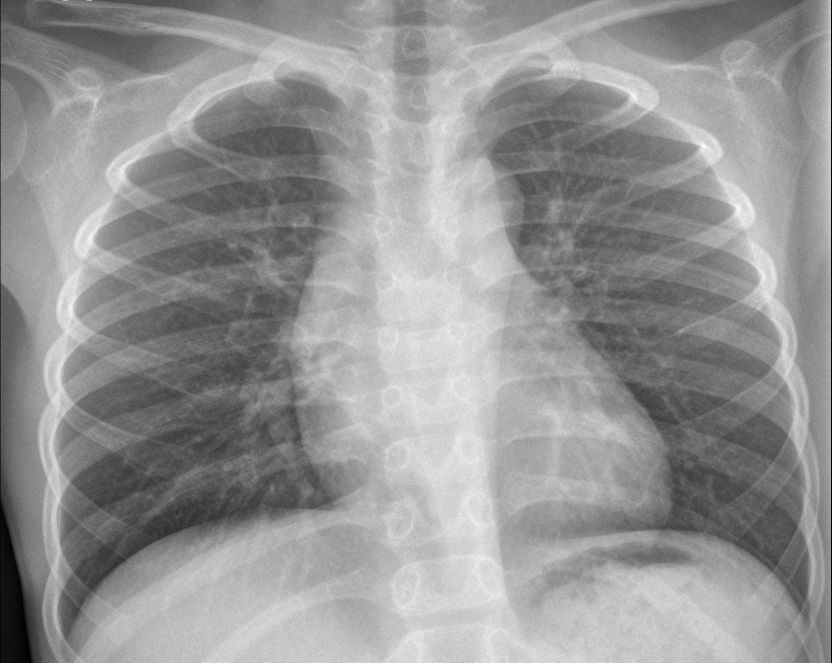
#> input picture LAB3/chest_xray/test/NORMAL/IM-0006-0001.jpeg, 1663 x 1326 px, found by its file name (shown at 1/2 size); its folder holds only this picture in this run
$ python assignment1.py
#> lines starting #> are read from the running program, lines starting #| are printed output that depends on the picture
### LAB3/dataloader.py
import os
import numpy as np
import cv2

IMAGE_SIZE      = (128, 128)
LABEL_NORMAL    = 0
LABEL_PNEUMONIA = 1


def load_images_from_folder(folder_path, label):
    X, y = [], []

    for filename in sorted(os.listdir(folder_path)):
        if not filename.lower().endswith(('.jpg', '.jpeg', '.png')):
            continue

        img_path = os.path.join(folder_path, filename)

        # Đọc ảnh dưới dạng grayscale thẳng luôn
        img = cv2.imread(img_path, cv2.IMREAD_GRAYSCALE)
        if img is None:
            print("  [LỖI] Không đọc được: " + filename)
            continue

        # Resize về 128x128
        img = cv2.resize(img, IMAGE_SIZE, interpolation=cv2.INTER_AREA)

        # Normalize [0, 1] và flatten thành vector 16384 chiều
        img = img.astype(np.float32) / 255.0
        X.append(img.flatten())
        y.append(label)

    return np.array(X, dtype=np.float32), np.array(y, dtype=np.int32)


def load_split(data_dir, split):
    """
    Tải một split (train / val / test).

    Tham số:
        data_dir : thư mục gốc, ví dụ './chest_xray'
        split    : 'train', 'val', hoặc 'test'

    Trả về:
        X : numpy array (N, 16384), float32
        y : numpy array (N,),       int32
    """
    all_X, all_y = [], []

    for class_name, label in [('NORMAL', LABEL_NORMAL), ('PNEUMONIA', LABEL_PNEUMONIA)]:
        folder = os.path.join(data_dir, split, class_name)

        if not os.path.isdir(folder):
            raise FileNotFoundError("Không tìm thấy: " + folder)

        X_cls, y_cls = load_images_from_folder(folder, label)
        print("  " + split + "/" + class_name
              + " -> " + str(len(y_cls)) + " anh (nhan=" + str(label) + ")")

        all_X.append(X_cls)
        all_y.append(y_cls)

    X = np.vstack(all_X)
    y = np.concatenate(all_y)
    return X, y

### LAB3/datasplit.py
import numpy as np
from dataloader import load_split


def load_all(data_dir):
    """
    Tải cả 3 split từ thư mục dataset có sẵn.

    Tham số:
        data_dir : thư mục gốc chứa train/ val/ test/

    Trả về:
        X_train, y_train,
        X_val,   y_val,
        X_test,  y_test
    """
    print("=== Dang tai du lieu tu: " + data_dir + " ===")

    X_train, y_train = load_split(data_dir, 'train')
    X_val,   y_val   = load_split(data_dir, 'val')
    X_test,  y_test  = load_split(data_dir, 'test')

    print("")
    print("Ket qua:")
    print("  Train : " + str(len(y_train)) + " mau"
          + "  (NORMAL=" + str(int(np.sum(y_train == 0)))
          + ", PNEUMONIA=" + str(int(np.sum(y_train == 1))) + ")")
    print("  Val   : " + str(len(y_val)) + " mau"
          + "  (NORMAL=" + str(int(np.sum(y_val == 0)))
          + ", PNEUMONIA=" + str(int(np.sum(y_val == 1))) + ")")
    print("  Test  : " + str(len(y_test)) + " mau"
          + "  (NORMAL=" + str(int(np.sum(y_test == 0)))
          + ", PNEUMONIA=" + str(int(np.sum(y_test == 1))) + ")")

    return X_train, y_train, X_val, y_val, X_test, y_test


def normalize(X_train, X_val, X_test):
    """
    Chuẩn hoá Z-score.
    Tính mean và std CHI tren X_train, ap dung cho ca 3 tap
    de tranh data leakage.

    Tham số:
        X_train, X_val, X_test : numpy array (N, D)

    Trả về:
        X_train, X_val, X_test da chuan hoa
    """
    mean = X_train.mean(axis=0)
    std  = X_train.std(axis=0) + 1e-8   # tranh chia 0

    X_train_n = (X_train - mean) / std
    X_val_n   = (X_val   - mean) / std
    X_test_n  = (X_test  - mean) / std

    return X_train_n, X_val_n, X_test_n

### LAB3/svm.py
import numpy as np

class SVM:
    def __init__(self, C=1.0, learning_rate=0.01, n_epochs=100,
                 batch_size=64, lr_decay=1e-4, random_seed=42):
        self.C             = C
        self.learning_rate = learning_rate
        self.n_epochs      = n_epochs
        self.batch_size    = batch_size
        self.lr_decay      = lr_decay
        self.random_seed   = random_seed

        self.w            = None
        self.b            = 0.0
        self.loss_history = []

    # ─────────────────────────────────────────
    # Ham noi bo
    # ─────────────────────────────────────────

    def _to_svm_labels(self, y):
        """Chuyen nhan {0,1} -> {-1, +1}."""
        return np.where(y == 0, -1.0, 1.0)

    def _hinge_loss(self, X, y_svm):
        """
        Tinh toan ham mat mat:
            L = (lam/2)||w||^2 + (1/N) * sum(max(0, 1 - yi*(w'xi+b)))
        """
        N   = len(X)
        lam = 1.0 / (self.C * N)
        margins  = y_svm * (X @ self.w + self.b)
        hinge    = np.maximum(0.0, 1.0 - margins).mean()
        reg      = 0.5 * lam * np.dot(self.w, self.w)
        return reg + hinge

    def _gradient(self, X_batch, y_batch):
        """
        Tinh gradient tren mot mini-batch.

        Tra ve:
            dw : gradient theo w, shape (D,)
            db : gradient theo b, scalar
        """
        N   = len(X_batch)
        lam = 1.0 / (self.C * N)

        margins = y_batch * (X_batch @ self.w + self.b)   # (N,)
        mask    = margins < 1.0                            # cac mau vi pham margin

        # Gradient hinge loss
        if mask.any():
            dw_hinge = -(y_batch[mask, None] * X_batch[mask]).mean(axis=0)
            db_hinge = -y_batch[mask].mean()
        else:
            dw_hinge = np.zeros_like(self.w)
            db_hinge = 0.0

        dw = lam * self.w + dw_hinge
        db = db_hinge
        return dw, db

    # ─────────────────────────────────────────
    # Giao dien chinh
    # ─────────────────────────────────────────

    def fit(self, X, y, X_val=None, y_val=None, verbose=True):
        """
        Huan luyen SVM bang Mini-batch SGD.

        Tham so:
            X, y         : tap train
            X_val, y_val : tap validation (tuy chon, de theo doi loss)
            verbose      : in thong tin moi 10 epoch
        """
        rng  = np.random.default_rng(self.random_seed)
        N, D = X.shape
        lam  = 1.0 / (self.C * N)

        y_svm = self._to_svm_labels(y)

        # Khoi tao trong so nho gan 0
        self.w = rng.normal(0, 0.01, D).astype(np.float64)
        self.b = 0.0
        self.loss_history = []

        if verbose:
            print("  Bat dau huan luyen: N=" + str(N) + " D=" + str(D)
                  + " C=" + str(self.C) + " lr=" + str(self.learning_rate)
                  + " epochs=" + str(self.n_epochs))

        for epoch in range(1, self.n_epochs + 1):
            # Learning rate giam dan: lr_t = lr0 / (1 + decay * t)
            lr_t = self.learning_rate / (1.0 + self.lr_decay * epoch)

            # Xao tron du lieu moi epoch
            perm  = rng.permutation(N)
            X_shf = X[perm]
            y_shf = y_svm[perm]

            # Mini-batch SGD
            for start in range(0, N, self.batch_size):
                end = min(start + self.batch_size, N)
                dw, db = self._gradient(X_shf[start:end], y_shf[start:end])
                self.w -= lr_t * dw
                self.b -= lr_t * db

            # Ghi loss sau moi epoch
            loss = self._hinge_loss(X, y_svm)
            self.loss_history.append(loss)

            if verbose and (epoch % 10 == 0 or epoch == 1):
                msg = "  Epoch " + str(epoch).rjust(4) + "/" + str(self.n_epochs) \
                      + "  loss=" + str(round(loss, 4))
                if X_val is not None and y_val is not None:
                    y_val_svm = self._to_svm_labels(y_val)
                    val_loss  = self._hinge_loss(X_val, y_val_svm)
                    val_acc   = np.mean(self.predict(X_val) == y_val)
                    msg += "  val_loss=" + str(round(val_loss, 4)) \
                         + "  val_acc=" + str(round(val_acc, 4))
                print(msg)

        if verbose:
            print("  Huan luyen hoan tat.")
        return self

    def predict(self, X):
        """
        Du doan nhan cho X.
        score = w'x + b >= 0  ->  1 (PNEUMONIA)
        score < 0             ->  0 (NORMAL)
        """
        scores = X @ self.w + self.b
        return np.where(scores >= 0, 1, 0).astype(np.int32)

### LAB3/metrics.py
import numpy as np


def _count(y_true, y_pred, positive=1):
    """Dem TP, FP, FN, TN."""
    neg = 1 - positive
    TP = int(np.sum((y_true == positive) & (y_pred == positive)))
    FP = int(np.sum((y_true == neg)      & (y_pred == positive)))
    FN = int(np.sum((y_true == positive) & (y_pred == neg)))
    TN = int(np.sum((y_true == neg)      & (y_pred == neg)))
    return TP, FP, FN, TN


def precision(y_true, y_pred, positive=1):
    """
    Precision = TP / (TP + FP)

    Trong so cac mau duoc du doan la DUONG,
    bao nhieu phan tram thuc su la DUONG?
    """
    TP, FP, FN, TN = _count(y_true, y_pred, positive)
    return TP / (TP + FP) if (TP + FP) > 0 else 0.0


def recall(y_true, y_pred, positive=1):
    """
    Recall = TP / (TP + FN)

    Trong so cac mau THUC SU la DUONG,
    mo hinh phat hien dung bao nhieu phan tram?
    """
    TP, FP, FN, TN = _count(y_true, y_pred, positive)
    return TP / (TP + FN) if (TP + FN) > 0 else 0.0


def f1_score(y_true, y_pred, positive=1):
    """
    F1 = 2 * P * R / (P + R)

    Trung binh dieu hoa cua Precision va Recall.
    """
    p = precision(y_true, y_pred, positive)
    r = recall   (y_true, y_pred, positive)
    return 2 * p * r / (p + r) if (p + r) > 0 else 0.0


def accuracy(y_true, y_pred):
    """Accuracy = so du doan dung / tong so mau."""
    return float(np.mean(np.asarray(y_true) == np.asarray(y_pred)))


def print_confusion_matrix(y_true, y_pred):
    """
    In ma tran nham lan dang:

        Confusion Matrix:
                         Pred NORMAL   Pred PNEUMONIA
        True NORMAL          TN             FP
        True PNEUMONIA       FN             TP
    """
    TP, FP, FN, TN = _count(y_true, y_pred, positive=1)
    print("  Confusion Matrix:")
    print("  " + " " * 22 + "Pred NORMAL   Pred PNEUMONIA")
    print("  " + "True NORMAL".ljust(22) + str(TN).center(13) + str(FP).center(15))
    print("  " + "True PNEUMONIA".ljust(22) + str(FN).center(13) + str(TP).center(15))


def classification_report(y_true, y_pred):
    """
    In bao cao day du va tra ve dict chua cac chi so.

    Chi so cho tung class va macro average:
        Precision, Recall, F1-Score, Support
    """
    p1 = precision(y_true, y_pred, positive=1)
    r1 = recall   (y_true, y_pred, positive=1)
    f1 = f1_score (y_true, y_pred, positive=1)

    p0 = precision(y_true, y_pred, positive=0)
    r0 = recall   (y_true, y_pred, positive=0)
    f0 = f1_score (y_true, y_pred, positive=0)

    acc     = accuracy(y_true, y_pred)
    macro_p = (p0 + p1) / 2
    macro_r = (r0 + r1) / 2
    macro_f = (f0 + f1) / 2

    n0 = int(np.sum(np.asarray(y_true) == 0))
    n1 = int(np.sum(np.asarray(y_true) == 1))
    N  = n0 + n1

    w = 14
    print("  " + "-" * 62)
    print("  " + "Class".ljust(18)
          + "Precision".rjust(w) + "Recall".rjust(w)
          + "F1-Score".rjust(w) + "Support".rjust(w))
    print("  " + "-" * 62)
    print("  " + "NORMAL (0)".ljust(18)
          + str(round(p0, 4)).rjust(w) + str(round(r0, 4)).rjust(w)
          + str(round(f0, 4)).rjust(w) + str(n0).rjust(w))
    print("  " + "PNEUMONIA (1)".ljust(18)
          + str(round(p1, 4)).rjust(w) + str(round(r1, 4)).rjust(w)
          + str(round(f1, 4)).rjust(w) + str(n1).rjust(w))
    print("  " + "-" * 62)
    print("  " + "Macro Avg".ljust(18)
          + str(round(macro_p, 4)).rjust(w) + str(round(macro_r, 4)).rjust(w)
          + str(round(macro_f, 4)).rjust(w) + str(N).rjust(w))
    print("  " + "Accuracy".ljust(18)
          + " " * (w * 2) + str(round(acc, 4)).rjust(w) + str(N).rjust(w))
    print("  " + "-" * 62)

    return {
        'accuracy' : acc,
        'precision': p1,
        'recall'   : r1,
        'f1_score' : f1,
        'macro_p'  : macro_p,
        'macro_r'  : macro_r,
        'macro_f1' : macro_f,
    }

### LAB3/assignment1.py
import numpy as np

from datasplit import load_all, normalize
from svm       import SVM
from metrics   import (accuracy, precision, recall, f1_score,
                       print_confusion_matrix, classification_report)


DATA_DIR      = './chest_xray'

PCA_DIM       = 150       # so chieu sau PCA (giam tu 16384)

C             = 1.0       # tham so regularization SVM
LEARNING_RATE = 0.01      # learning rate SGD ban dau
N_EPOCHS      = 100       # so vong lap
BATCH_SIZE    = 64        # kich thuoc mini-batch
RANDOM_SEED   = 42


# ══════════════════════════════════════════════
# PCA bang NumPy (SVD)
# ══════════════════════════════════════════════

class PCA:
    def __init__(self, n_components):
        self.n_components = n_components
        self.mean_        = None   # shape (D,)
        self.components_  = None   # shape (n_components, D)

    def fit(self, X):
        self.mean_ = X.mean(axis=0)
        Xc = X - self.mean_
        print("  Dang tinh SVD " + str(Xc.shape) + "...")
        _, S, Vt = np.linalg.svd(Xc, full_matrices=False)
        self.components_ = Vt[:self.n_components]
        ratio = round(float((S**2)[:self.n_components].sum() / (S**2).sum()) * 100, 1)
        print("  " + str(self.n_components)
              + " thanh phan giai thich " + str(ratio) + "% phuong sai")
        return self

    def transform(self, X):
        return (X - self.mean_) @ self.components_.T

    def fit_transform(self, X):
        return self.fit(X).transform(X)


# ══════════════════════════════════════════════
# Pipeline chinh
# ══════════════════════════════════════════════

def main():
    print("=" * 56)
    print("  ASSIGNMENT 1 -- Soft-Margin SVM (NumPy tu dau)")
    print("=" * 56)

    # 1. Tai du lieu
    print("\n[1/4] Tai du lieu...")
    X_train, y_train, X_val, y_val, X_test, y_test = load_all(DATA_DIR)
#> in load_images_from_folder, img is the input picture: shape (1326, 1663); min 0, max 255, mean 148.7
#> in load_images_from_folder, `img = cv2.resize(img, IMAGE_SIZE, interpolation=cv2.INTER_AREA)`:
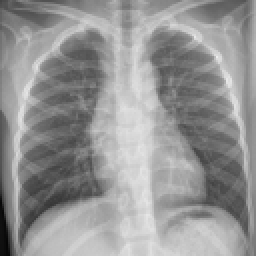
#> img: shape (128, 128) (shown 2 times larger); min 5, max 236, mean 148.7
#> in load_split, `X_cls, y_cls = load_images_from_folder(folder, label)`: y_cls = [0]
#|   train/NORMAL -> 1 anh (nhan=0)
#> pass 2 of the loop in load_split, `for class_name, label in [('NORMAL', LABEL_NORMAL), ('PNEUMONIA', LABE..`:
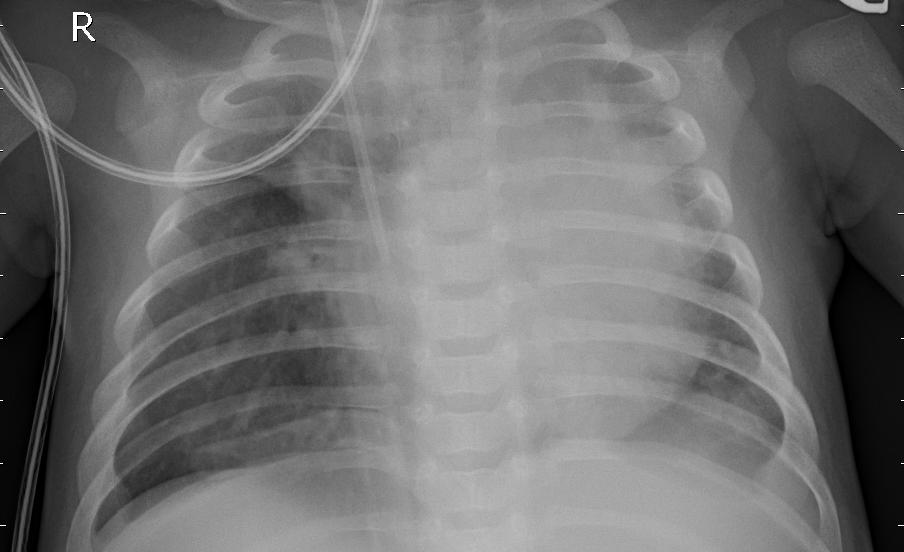
#> input picture LAB3/chest_xray/test/PNEUMONIA/person100_bacteria_479.jpeg, 904 x 552 px, found by its file name
#> in load_images_from_folder, img is the input picture: shape (552, 904); min 0, max 255, mean 112.3
#> in load_images_from_folder (call 2), `img = cv2.resize(img, IMAGE_SIZE, interpolation=cv2.INTER_AREA)`:
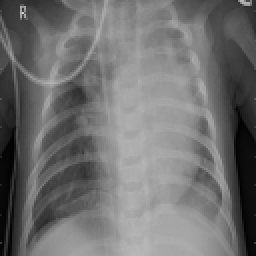
#> img: shape (128, 128) (shown 2 times larger); min 0, max 204, mean 112.3
#> y_cls = [1]
#|   train/PNEUMONIA -> 1 anh (nhan=1)
#> in load_split, `y = np.concatenate(all_y)`: y = [0, 1]
#|   val/NORMAL -> 1 anh (nhan=0)
#> pass 2 of the loop in load_split, `for class_name, label in [('NORMAL', LABEL_NORMAL), ('PNEUMONIA', LABE..`:
#|   val/PNEUMONIA -> 1 anh (nhan=1)
#|   test/NORMAL -> 1 anh (nhan=0)
#> pass 2 of the loop in load_split, `for class_name, label in [('NORMAL', LABEL_NORMAL), ('PNEUMONIA', LABE..`:
#|   test/PNEUMONIA -> 1 anh (nhan=1)
#|   Train : 2 mau  (NORMAL=1, PNEUMONIA=1)
#|   Val   : 2 mau  (NORMAL=1, PNEUMONIA=1)
#|   Test  : 2 mau  (NORMAL=1, PNEUMONIA=1)
#> y_train = [0, 1]; y_val = [0, 1]; y_test = [0, 1]

    # 2. Chuan hoa Z-score
    print("\n[2/4] Chuan hoa Z-score...")
    X_train, X_val, X_test = normalize(X_train, X_val, X_test)
#> in normalize, `mean = X_train.mean(axis=0)`: mean = 16384 values, max 0.798 at index 13769, min 0.0176 at index 16260, mean 0.512
#> in normalize, `std  = X_train.std(axis=0) + 1e-8`: std = 16384 values, max 0.412 at index 7030, min 1e-08 at index 83, mean 0.0913

    # 3. Giam chieu PCA
    print("\n[3/4] Giam chieu PCA -> " + str(PCA_DIM) + " chieu...")
    pca = PCA(PCA_DIM)
    X_train = pca.fit_transform(X_train)
#> in fit, `self.mean_ = X.mean(axis=0)`: self.mean_ = 16384 values, max 1.52e-05 at index 81, min -1.52e-05 at index 959, mean 8.24e-09
#> (printed output is left out)
#> in fit, `_, S, Vt = np.linalg.svd(Xc, full_matrices=False)`: S = [180.5, 8.75e-12]
#> in fit, `ratio = round(float((S**2)[:self.n_components].sum() / (S**2).sum()) *..`: ratio = 100
#|   150 thanh phan giai thich 100.0% phuong sai
#> X_train = [[-127.6, -9.89e-07], [127.6, 9.89e-07]]
    X_val   = pca.transform(X_val)
#> X_val = [[-127.6, -9.89e-07], [127.6, 9.89e-07]]
    X_test  = pca.transform(X_test)
#> X_test = [[-127.6, -9.89e-07], [127.6, 9.89e-07]]
    print("  Train: " + str(X_train.shape)
          + "  Val: " + str(X_val.shape)
          + "  Test: " + str(X_test.shape))
#|   Train: (2, 2)  Val: (2, 2)  Test: (2, 2)

    # 4. Huan luyen SVM
    print("\n[4/4] Huan luyen SVM (NumPy)...")
    model = SVM(
        C=C,
        learning_rate=LEARNING_RATE,
        n_epochs=N_EPOCHS,
        batch_size=BATCH_SIZE,
        random_seed=RANDOM_SEED,
    )
    model.fit(X_train, y_train, X_val=X_val, y_val=y_val, verbose=True)
#> in fit, `y_svm = self._to_svm_labels(y)`: y_svm = [-1, 1]
#|   Bat dau huan luyen: N=2 D=2 C=1.0 lr=0.01 epochs=100
#> the loop in fit, `for epoch in range(1, self.n_epochs + 1):` made 100 passes
#> (X_shf, y_shf) on pass 1: ([[127.6, 9.89e-07], [-127.6, -9.89e-07]], [1, -1])
#> (X_shf, y_shf, loss, msg) on passes 10, 20, 30, 40: ([[-127.6, -9.89e-07], [127.6, 9.89e-07]], [-1, 1], 0.374, '  Epoch   10/100  loss=0.3739'), ([[127.6, 9.89e-07], [-127.6, -9.89e-07]], [1, -1], 0.338, '  Epoch   20/100  loss=0.3383'), ([[-127.6, -9.89e-07], [127.6, 9.89e-07]], [-1, 1], 0.306, '  Epoch   30/100  loss=0.3061'), ([[127.6, 9.89e-07], [-127.6, -9.89e-07]], [1, -1], 0.277, '  Epoch   40/100  loss=0.277')
#|   Epoch    1/100  loss=0.4092  val_loss=0.4092  val_acc=1.0
#|   Epoch   10/100  loss=0.3739  val_loss=0.3739  val_acc=1.0
#|   Epoch   20/100  loss=0.3383  val_loss=0.3383  val_acc=1.0
#|   Epoch   30/100  loss=0.3061  val_loss=0.3061  val_acc=1.0
#|   Epoch   40/100  loss=0.277  val_loss=0.277  val_acc=1.0
#|   Epoch   50/100  loss=0.2507  val_loss=0.2507  val_acc=1.0
#|   Epoch   60/100  loss=0.2269  val_loss=0.2269  val_acc=1.0
#|   Epoch   70/100  loss=0.2054  val_loss=0.2054  val_acc=1.0
#> (further printed lines are left out)

    # 5. Danh gia
    print("\n" + "=" * 56)
    print("  KET QUA DANH GIA")
    print("=" * 56)

    for name, Xs, ys in [("TRAIN",      X_train, y_train),
                          ("VALIDATION", X_val,   y_val),
                          ("TEST",       X_test,  y_test)]:
        yp = model.predict(Xs)
        print("\n-- " + name + " --")
        print("  Accuracy  : " + str(round(accuracy (ys, yp), 4)))
        print("  Precision : " + str(round(precision(ys, yp), 4)))
        print("  Recall    : " + str(round(recall   (ys, yp), 4)))
        print("  F1-Score  : " + str(round(f1_score (ys, yp), 4)))
        print_confusion_matrix(ys, yp)
#> this loop made 3 passes
#> name on passes 1 to 3: 'TRAIN', 'VALIDATION', 'TEST'
#> (printed output is left out)

    print("\n-- BAO CAO CHI TIET -- TAP TEST --")
    classification_report(y_test, model.predict(X_test))
#|   NORMAL (0)                   1.0           1.0           1.0             1
#|   PNEUMONIA (1)                1.0           1.0           1.0             1
#|   Macro Avg                    1.0           1.0           1.0             2
#|   Accuracy                                                 1.0             2

    print("\nAssignment 1 hoan tat.")


if __name__ == '__main__':
    main()
